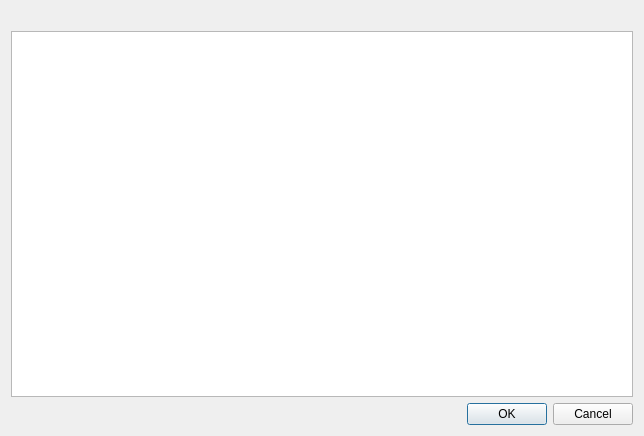
<?xml version="1.0" encoding="UTF-8"?>
<ui version="4.0">
 <class>TextInputDialog</class>
 <widget class="QDialog" name="TextInputDialog">
  <property name="geometry">
   <rect>
    <x>0</x>
    <y>0</y>
    <width>644</width>
    <height>436</height>
   </rect>
  </property>
  <property name="windowTitle">
   <string>Dialog</string>
  </property>
  <layout class="QVBoxLayout" name="verticalLayout">
   <item>
    <widget class="QLabel" name="label">
     <property name="text">
      <string/>
     </property>
    </widget>
   </item>
   <item>
    <widget class="QPlainTextEdit" name="plainTextEdit"/>
   </item>
   <item>
    <widget class="QDialogButtonBox" name="buttonBox">
     <property name="orientation">
      <enum>Qt::Horizontal</enum>
     </property>
     <property name="standardButtons">
      <set>QDialogButtonBox::Cancel|QDialogButtonBox::Ok</set>
     </property>
    </widget>
   </item>
  </layout>
 </widget>
 <resources/>
 <connections>
  <connection>
   <sender>buttonBox</sender>
   <signal>accepted()</signal>
   <receiver>TextInputDialog</receiver>
   <slot>accept()</slot>
   <hints>
    <hint type="sourcelabel">
     <x>248</x>
     <y>254</y>
    </hint>
    <hint type="destinationlabel">
     <x>157</x>
     <y>274</y>
    </hint>
   </hints>
  </connection>
  <connection>
   <sender>buttonBox</sender>
   <signal>rejected()</signal>
   <receiver>TextInputDialog</receiver>
   <slot>reject()</slot>
   <hints>
    <hint type="sourcelabel">
     <x>316</x>
     <y>260</y>
    </hint>
    <hint type="destinationlabel">
     <x>286</x>
     <y>274</y>
    </hint>
   </hints>
  </connection>
 </connections>
</ui>
